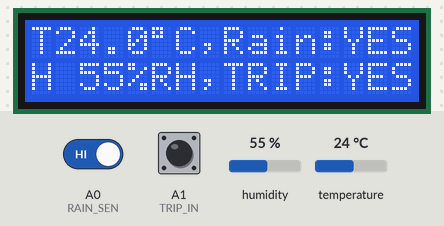
The sketch below on a simulated Arduino Uno, built with avr-gcc and run on an emulated ATmega328P. On the bench: 16×2 character LCD. Inputs (shaded band) come from the test bench; at power-on: A0 (RAIN_SEN) HIGH, A1 (TRIP_IN) HIGH, temperature 24 °C, humidity 55 %. The local clock reads 2024-03-15 10:24:30 at power-on unless the sketch sets it; what the sketch prints to the serial monitor is not drawn.

Above: at 3.3 s.
3.4 s: A0 (RAIN_SEN) driven LOW
At 4.8 s:
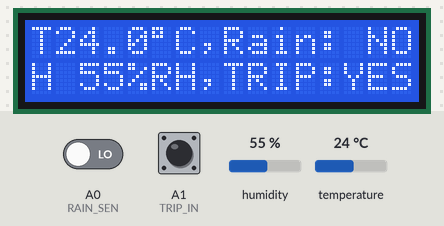
5.9 s: A1 (TRIP_IN) pulled LOW for 1 s
At 7.1 s:
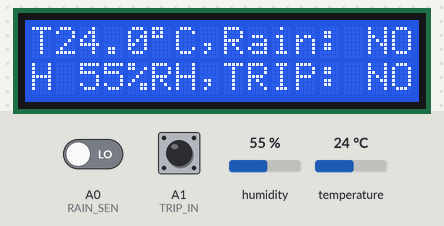
8.8 s: temperature set to 1 °C
At 10.9 s:
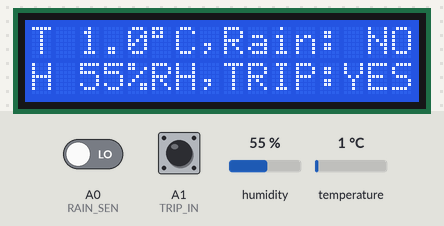
11.7 s: humidity set to 22 %
At 13.8 s:
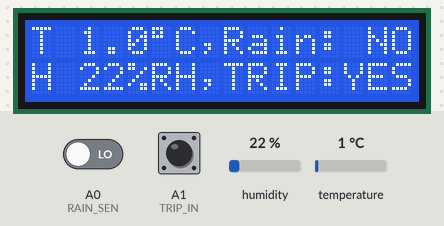
14.8 s: A0 (RAIN_SEN) driven HIGH
At 16.5 s:
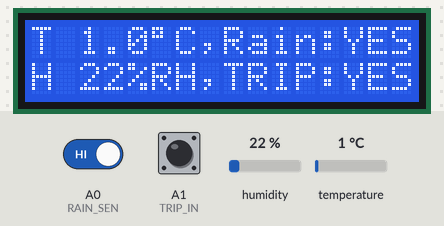
16.8 s: A1 (TRIP_IN) pulled LOW for 3.2 s
At 17.7 s:
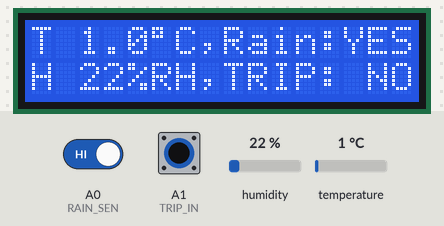
Timing chart, 0 to 19.8 s (numbered marks = the images above; inputs shaded):
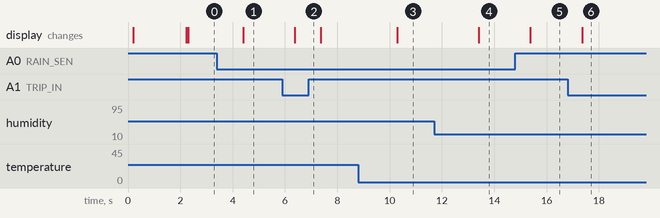

The sketch:

MCB_Monitoring_IoT.ino
```cpp
#include <Wire.h>
#include <LiquidCrystal_I2C.h>

// Set the LCD address to 0x27 for a 16 chars and 2 line display
LiquidCrystal_I2C lcd(0x27, 16, 2);

/////////////////////

//#include <Wire.h>
#include "ds3231.h"

#define BUFF_MAX 128

uint8_t time[8];
char recv[BUFF_MAX];
//unsigned int recv_size = 0;

//char in;
char buff[BUFF_MAX];
struct ts t;

//void parse_cmd(char *cmd, int cmdsize);

/////////////////////

// Example testing sketch for various DHT humidity/temperature sensors
// Written by ladyada, public domain

// REQUIRES the following Arduino libraries:
// - DHT Sensor Library: https://github.com/adafruit/DHT-sensor-library
// - Adafruit Unified Sensor Lib: https://github.com/adafruit/Adafruit_Sensor

#include "DHT.h"

#define DHTPIN 2     // Digital pin connected to the DHT sensor
// Feather HUZZAH ESP8266 note: use pins 3, 4, 5, 12, 13 or 14 --
// Pin 15 can work but DHT must be disconnected during program upload.

// Uncomment whatever type you're using!
#define DHTTYPE DHT11   // DHT 11
//#define DHTTYPE DHT22   // DHT 22  (AM2302), AM2321
//#define DHTTYPE DHT21   // DHT 21 (AM2301)

// Connect pin 1 (on the left) of the sensor to +5V
// NOTE: If using a board with 3.3V logic like an Arduino Due connect pin 1
// to 3.3V instead of 5V!
// Connect pin 2 of the sensor to whatever your DHTPIN is
// Connect pin 4 (on the right) of the sensor to GROUND
// Connect a 10K resistor from pin 2 (data) to pin 1 (power) of the sensor

// Initialize DHT sensor.
// Note that older versions of this library took an optional third parameter to
// tweak the timings for faster processors.  This parameter is no longer needed
// as the current DHT reading algorithm adjusts itself to work on faster procs.
DHT dht(DHTPIN, DHTTYPE);

/////////////////////

const int RAIN_SEN = A0;

const int TRIP_IN = A1;


char rain_flag, trip_flag;

char ms1000_flag = 0;

char flag2 = 0;

/////////////////////

char rain0 = 0, rain1 = 0, trip0 = 0, trip1 = 0;

int t_r, h_r, prev_t_r, prev_h_r;

char temp_flag = 0, humy_flag = 0;


ISR(TIMER1_COMPA_vect)
{
  ms1000_flag = 1;
}

void setup()
{
  Serial.begin(9600);
  //Serial.println(F("DHTxx test!"));

  dht.begin();

  /////////////////////

  // initialize the LCD
  lcd.begin();

  // Turn on the blacklight and print a message.
  lcd.backlight();

  delay(100);

  lcd.setCursor(0, 0); lcd.print("----------------");  //title
  lcd.setCursor(0, 1); lcd.print("----------------");

  /////////////////////

  Wire.begin();
  DS3231_init(DS3231_CONTROL_INTCN);
  memset(recv, 0, BUFF_MAX);
  //Serial.println("GET time");

  /////////////////////

  pinMode(RAIN_SEN, INPUT);
  pinMode(TRIP_IN, INPUT_PULLUP);

  delay(2000);

  lcd.clear();


    cli();//stop interrupts

    //set timer1 interrupt at 1Hz
    TCCR1A = 0;// set entire TCCR1A register to 0
    TCCR1B = 0;// same for TCCR1B
    TCNT1  = 0;//initialize counter value to 0
    // set compare match register for 1hz increments
    OCR1A = 15624;// = (16*10^6) / (1*1024) - 1 (must be <65536)
    // turn on CTC mode
    TCCR1B |= (1 << WGM12);
    // Set CS12 and CS10 bits for 1024 prescaler
    TCCR1B |= (1 << CS12) | (1 << CS10);
    // enable timer compare interrupt
    TIMSK1 |= (1 << OCIE1A);

    sei();//allow interrupts
}

void loop()
{
  if(ms1000_flag == 1)
  {
    ms1000_flag = 0;

        DS3231_get(&t);

        snprintf(buff, BUFF_MAX, "%d.%02d.%02d %02d:%02d:%02d", t.year, t.mon, t.mday, t.hour, t.min, t.sec);

//        // there is a compile time option in the library to include unixtime support
//        #ifdef CONFIG_UNIXTIME
//        #ifdef __AVR__
//            snprintf(buff, BUFF_MAX, "%d.%02d.%02d %02d:%02d:%02d %ld", t.year,
//        #error AVR
//        #else
//            snprintf(buff, BUFF_MAX, "%d.%02d.%02d %02d:%02d:%02d %d", t.year,
//        #endif
//                     t.mon, t.mday, t.hour, t.min, t.sec, t.unixtime);
//        #else
//            snprintf(buff, BUFF_MAX, "%d.%02d.%02d %02d:%02d:%02d", t.year,
//                     t.mon, t.mday, t.hour, t.min, t.sec);
//        #endif

        //Serial.println(buff);

    /////////////////////

    // Reading temperature or humidity takes about 250 milliseconds!
    // Sensor readings may also be up to 2 seconds 'old' (its a very slow sensor)
    float h = dht.readHumidity();
    // Read temperature as Celsius (the default)
    float t = dht.readTemperature();
    // Read temperature as Fahrenheit (isFahrenheit = true)
    //float f = dht.readTemperature(true);

    // Check if any reads failed and exit early (to try again).
    if (isnan(h) || isnan(t) /*|| isnan(f)*/)
    {
      //Serial.println(F("Failed to read from DHT sensor!"));
      return;
    }

    // Compute heat index in Fahrenheit (the default)
    //float hif = dht.computeHeatIndex(f, h);
    // Compute heat index in Celsius (isFahreheit = false)
    //float hic = dht.computeHeatIndex(t, h, false);

//    Serial.print(F("Humidity: "));
//    Serial.print(h);
//    Serial.print(F("%  Temperature: "));
//    Serial.print(t);
//    Serial.println(F("°C "));

//    Serial.print(f);
//    Serial.print(F("°F  Heat index: "));
//    Serial.print(hic);
//    Serial.print(F("°C "));
//    Serial.print(hif);
//    Serial.println(F("°F"));

    if (digitalRead(RAIN_SEN) ==  LOW) {
      delay(10);
      if (digitalRead(RAIN_SEN) ==  LOW) {
        delay(10);
        if (digitalRead(RAIN_SEN) ==  LOW) {
          rain_flag = 0;
        }
      }
    }
    if (digitalRead(RAIN_SEN) == HIGH) {
      delay(10);
      if (digitalRead(RAIN_SEN) == HIGH) {
        delay(10);
        if (digitalRead(RAIN_SEN) == HIGH) {
          rain_flag = 1;
        }
      }
    }

    if (digitalRead(TRIP_IN) ==  LOW) {
      delay(10);
      if (digitalRead(TRIP_IN) ==  LOW) {
        delay(10);
        if (digitalRead(TRIP_IN) ==  LOW) {
          trip_flag = 0;
        }
      }
    }
    if (digitalRead(TRIP_IN) == HIGH) {
      delay(10);
      if (digitalRead(TRIP_IN) == HIGH) {
        delay(10);
        if (digitalRead(TRIP_IN) == HIGH) {
          trip_flag = 1;
        }
      }
    }


    //lcd.setCursor(0, 0); lcd.print("T99.9'C,Rain:YES");
    //lcd.setCursor(0, 1); lcd.print("H100%RH,TRIP:YES");

    lcd.setCursor(0, 0);
    lcd.print("T");
    if (t < 10)lcd.print(" ");
    lcd.print(t, 1);
    lcd.write(223);
    lcd.print("C,Rain:");
    if (rain_flag == 1) {
      lcd.print("YES");
      ++rain1;
      if (rain1 > 2)rain1 = 2;
      rain0 = 0;
    }
    else if (rain_flag == 0) {
      lcd.print(" NO");
      ++rain0;
      if (rain0 > 2)rain0 = 2;
      rain1 = 0;
    }

    lcd.setCursor(0, 1);
    lcd.print("H");
    if (h <  10)lcd.print("  ");
    else if (h < 100)lcd.print(" ");
    lcd.print(h, 0);
    lcd.print("%RH,TRIP:");
    if (trip_flag == 1) {
      lcd.print("YES");
      ++trip1;
      if (trip1 > 2)trip1 = 2;
      trip0 = 0;
    }
    else if (trip_flag == 0) {
      lcd.print(" NO");
      ++trip0;
      if (trip0 > 2)trip0 = 2;
      trip1 = 0;
    }


    t_r = (int)(t * 10);

    if (t_r != prev_t_r)temp_flag = 1; else temp_flag = 0;

    prev_t_r = t_r;


    h_r = (int)h;

    if (h_r != prev_h_r)humy_flag = 1; else humy_flag = 0;

    prev_h_r = h_r;

    //    Serial.write(temp_flag+48);
    //    Serial.write(humy_flag+48);
    //    Serial.write(rain1+48);
    //    Serial.write(rain0+48);
    //    Serial.write(trip1+48);
    //    Serial.write(trip0+48);
    //    Serial.println();


    if ( (temp_flag == 1) || (humy_flag == 1) || (rain1 == 1) || (rain0 == 1) || (trip1 == 1) || (trip0 == 1) )
    {
      if (flag2 == 0)
      {
        Serial.write('%');
        Serial.print(buff);
        Serial.write(' ');
        Serial.print("Temperature: ");
        if (t < 10)Serial.print(" ");
        Serial.print(t, 1);
        Serial.print(" degC, Humidity: ");
        if (h <  10)Serial.print("  ");
        else if (h < 100)Serial.print(" ");
        Serial.print(h, 0);
        Serial.print(" %RH, Rain:");
        if (rain_flag == 1)Serial.print("YES");
        else if (rain_flag == 0)Serial.print(" NO");
        Serial.print(", TRIP:");
        if (trip_flag == 1)Serial.print("YES");
        else if (trip_flag == 0)Serial.print(" NO");
        Serial.println("#");

        flag2 = 1;
      }
    }
    else flag2 = 0;
  }


  //  if (Serial.available() > 0)
  //  {
  //    in = Serial.read();
  //
  //    if ((in == 10 || in == 13) && (recv_size > 0)) {
  //      parse_cmd(recv, recv_size);
  //      recv_size = 0;
  //      recv[0] = 0;
  //    } else if (in < 48 || in > 122) {
  //      ;       // ignore ~[0-9A-Za-z]
  //    } else if (recv_size > BUFF_MAX - 2) {   // drop lines that are too long
  //      // drop
  //      recv_size = 0;
  //      recv[0] = 0;
  //    } else if (recv_size < BUFF_MAX - 2) {
  //      recv[recv_size] = in;
  //      recv[recv_size + 1] = 0;
  //      recv_size += 1;
  //    }
  //
  //  }

  delay(100);
}

//void parse_cmd(char *cmd, int cmdsize)
//{
//  uint8_t i;
//  uint8_t reg_val;
//  char buff[BUFF_MAX];
//  struct ts t;
//
//  //snprintf(buff, BUFF_MAX, "cmd was '%s' %d\n", cmd, cmdsize);
//  //Serial.print(buff);
//
//  // TssmmhhWDDMMYYYY aka set time
//  if (cmd[0] == 84 && cmdsize == 16) {
//    //T355720619112011
//    t.sec = inp2toi(cmd, 1);
//    t.min = inp2toi(cmd, 3);
//    t.hour = inp2toi(cmd, 5);
//    t.wday = cmd[7] - 48;
//    t.mday = inp2toi(cmd, 8);
//    t.mon = inp2toi(cmd, 10);
//    t.year = inp2toi(cmd, 12) * 100 + inp2toi(cmd, 14);
//    DS3231_set(t);
//    Serial.println("OK");
//  } else if (cmd[0] == 49 && cmdsize == 1) {  // "1" get alarm 1
//    DS3231_get_a1(&buff[0], 59);
//    Serial.println(buff);
//  } else if (cmd[0] == 50 && cmdsize == 1) {  // "2" get alarm 1
//    DS3231_get_a2(&buff[0], 59);
//    Serial.println(buff);
//  } else if (cmd[0] == 51 && cmdsize == 1) {  // "3" get aging register
//    Serial.print("aging reg is ");
//    Serial.println(DS3231_get_aging(), DEC);
//  } else if (cmd[0] == 65 && cmdsize == 9) {  // "A" set alarm 1
//    DS3231_set_creg(DS3231_CONTROL_INTCN | DS3231_CONTROL_A1IE);
//    //ASSMMHHDD
//    for (i = 0; i < 4; i++) {
//      time[i] = (cmd[2 * i + 1] - 48) * 10 + cmd[2 * i + 2] - 48; // ss, mm, hh, dd
//    }
//    uint8_t flags[5] = { 0, 0, 0, 0, 0 };
//    DS3231_set_a1(time[0], time[1], time[2], time[3], flags);
//    DS3231_get_a1(&buff[0], 59);
//    Serial.println(buff);
//  } else if (cmd[0] == 66 && cmdsize == 7) {  // "B" Set Alarm 2
//    DS3231_set_creg(DS3231_CONTROL_INTCN | DS3231_CONTROL_A2IE);
//    //BMMHHDD
//    for (i = 0; i < 4; i++) {
//      time[i] = (cmd[2 * i + 1] - 48) * 10 + cmd[2 * i + 2] - 48; // mm, hh, dd
//    }
//    uint8_t flags[5] = { 0, 0, 0, 0 };
//    DS3231_set_a2(time[0], time[1], time[2], flags);
//    DS3231_get_a2(&buff[0], 59);
//    Serial.println(buff);
//  } else if (cmd[0] == 67 && cmdsize == 1) {  // "C" - get temperature register
//    Serial.print("temperature reg is ");
//    Serial.println(DS3231_get_treg(), DEC);
//  } else if (cmd[0] == 68 && cmdsize == 1) {  // "D" - reset status register alarm flags
//    reg_val = DS3231_get_sreg();
//    reg_val &= B11111100;
//    DS3231_set_sreg(reg_val);
//  } else if (cmd[0] == 70 && cmdsize == 1) {  // "F" - custom fct
//    reg_val = DS3231_get_addr(0x5);
//    Serial.print("orig ");
//    Serial.print(reg_val, DEC);
//    Serial.print("month is ");
//    Serial.println(bcdtodec(reg_val & 0x1F), DEC);
//  } else if (cmd[0] == 71 && cmdsize == 1) {  // "G" - set aging status register
//    DS3231_set_aging(0);
//  } else if (cmd[0] == 83 && cmdsize == 1) {  // "S" - get status register
//    Serial.print("status reg is ");
//    Serial.println(DS3231_get_sreg(), DEC);
//  } else {
//    Serial.print("unknown command prefix ");
//    Serial.println(cmd[0]);
//    Serial.println(cmd[0], DEC);
//  }
//}
```

Measured:
- after the input at 3.4 s, the display: changes after 1.0 s (image 1)
- after the input at 5.9 s, the display: changes after 0.47 s (image 2)
- after the input at 8.8 s, the display: changes after 1.5 s (image 3)
- after the input at 11.7 s, the display: changes after 1.7 s (image 4)
- after the input at 14.8 s, the display: changes after 0.57 s (image 5)
- after the input at 16.8 s, the display: changes after 0.56 s (image 6)
